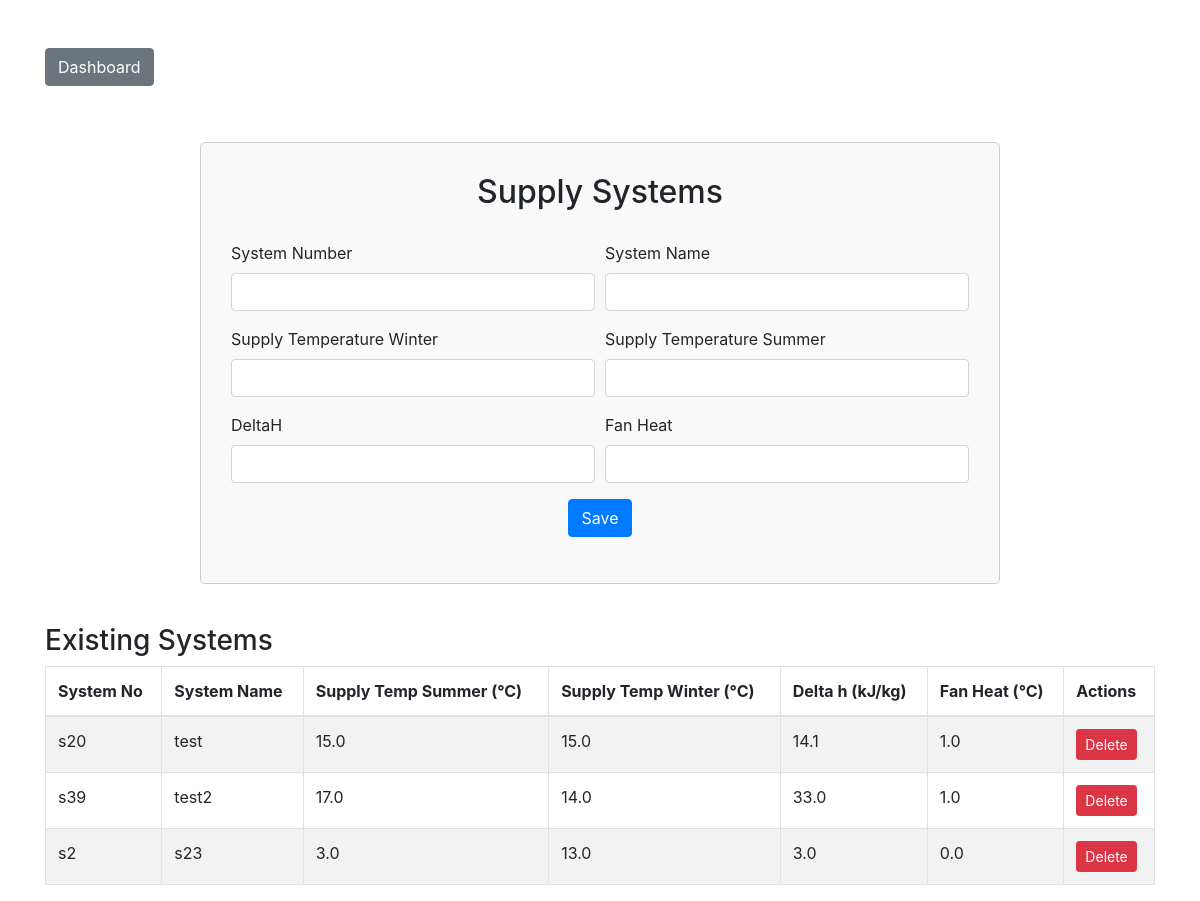
The app's page /supply_systems with its own data.
### models.py (models this page shows)
class SupplySystem(Base):
    __tablename__ = 'supply_systems'
    SupplySystemID = Column(Integer, primary_key=True)
    ProjectID = Column(Integer, ForeignKey('projects.ProjectID'))
    SystemNo = Column(String)
    SystemName = Column(String)
    TempSupplyWinter = Column(Float)
    TempSupplySummer = Column(Float)
    CoolingEnthalpy = Column(Float())
    FanHeat = Column(Float)
    project = relationship("Project", back_populates="supply_systems")
    room_supply_systems = relationship("RoomSupplySystem", back_populates="supply_system")

### main.py (the view)
@app.route('/supply_systems', methods=['GET', 'POST'])
def supply_systems():
    app.logger.info('Received request to view supply systems')
    form = SupplySystemForm()
    session_db = create_session()
    if request.method == 'POST':
        app.logger.info('POST request received')
        app.logger.info(f'Form data: {request.form}')
    if form.validate_on_submit():
        app.logger.info('Form validated successfully')
        new_system = SupplySystem(
            SystemNo=form.SystemNo.data,
            SystemName=form.SystemName.data,
            TempSupplyWinter=form.TempSupplyWinter.data,
            TempSupplySummer=form.TempSupplySummer.data,
            CoolingEnthalpy=form.CoolingEnthalpy.data,
            FanHeat=form.FanHeat.data
        )
        session_db.add(new_system)
        session_db.commit()
        app.logger.info('Supply system added successfully')
        flash('System added successfully!', 'success')
        session_db.close()
        return redirect(url_for('supply_systems'))
    else:
        app.logger.warning('Form validation failed')
        for field, errors in form.errors.items():
            for error in errors:
                flash(f"Error in {getattr(form, field).label.text}: {error}", 'error')
                app.logger.warning(f"Validation error in {field}: {error}")
    systems = session_db.query(SupplySystem).all()
    session_db.close()
    return render_template('supply_systems.html', form=form, systems=systems)

### forms.py
class SupplySystemForm(FlaskForm):
    SystemNo = StringField('System Number', validators=[InputRequired()])
    SystemName = StringField('System Name', validators=[InputRequired()])
    TempSupplyWinter = FloatField('Supply Temperature Winter', validators=[DataRequired()])
    TempSupplySummer = FloatField('Supply Temperature Summer', validators=[InputRequired()])
    CoolingEnthalpy = FloatField('DeltaH', validators=[InputRequired()])
    FanHeat = FloatField('Fan Heat', validators=[InputRequired()])
    submit = SubmitField('Save')

### data_access.py (called while the page is built)
def create_session():
    return Session()

### main.py (called while the page is built)
@app.before_request
def log_request_info():
    app.logger.debug('Headers: %s', request.headers)
    app.logger.debug('Body: %s', request.get_data())

@app.context_processor
def inject_csrf_token():
    return dict(csrf_token=generate_csrf())

### templates/supply_systems.html (shortened to what this page needs)
<!DOCTYPE html>
<html lang="en">
<head>
    <link rel="stylesheet" href="https://stackpath.bootstrapcdn.com/bootstrap/4.5.2/css/bootstrap.min.css">
</head>
<body>
<div class="container mt-5">
    <a href="{{ url_for('dashboard') }}" class="btn btn-secondary mb-3">Dashboard</a>
</div>
<div class="container">
    <div class="form-container">
        <h2 class="form-header">Supply Systems</h2>
        <form method="POST">
            <div class="form-row">
                <div class="form-group col-md-6">
                    {{ form.SystemNo.label(class="form-label") }}
                    {{ form.SystemNo(class="form-control") }}
                </div>
                <div class="form-group col-md-6">
                    {{ form.SystemName.label(class="form-label") }}
                    {{ form.SystemName(class="form-control") }}
                </div>
            </div>
            <div class="form-row">
                <div class="form-group col-md-6">
                    {{ form.TempSupplyWinter.label(class="form-label") }}
                    {{ form.TempSupplyWinter(class="form-control") }}
                </div>
                <div class="form-group col-md-6">
                    {{ form.TempSupplySummer.label(class="form-label") }}
                    {{ form.TempSupplySummer(class="form-control") }}
                </div>
            </div>
            <div class="form-row">
                <div class="form-group col-md-6">
                    {{ form.CoolingEnthalpy.label(class="form-label") }}
                    {{ form.CoolingEnthalpy(class="form-control") }}
                </div>
                <div class="form-group col-md-6">
                    {{ form.FanHeat.label(class="form-label") }}
                    {{ form.FanHeat(class="form-control", step="0.1", min="0") }}
                </div>
            </div>
            <div class="form-group text-center">
                {{ form.submit(class="btn btn-primary") }}
            </div>
        </form>
    </div>
    <div class="table-container">
        <h3>Existing Systems</h3>
        <table class="table table-bordered table-striped">
            <thead>
            <tr>
                <th>System No</th>
                <th>System Name</th>
                <th>Supply Temp Summer (°C)</th>
                <th>Supply Temp Winter (°C)</th>
                <th>Delta h (kJ/kg)</th>
                <th>Fan Heat (°C)</th>
                <th>Actions</th>
            </tr>
            </thead>
            <tbody>
            {% for system in systems %}
                <tr>
                    <td>{{ system.SystemNo }}</td>
                    <td>{{ system.SystemName }}</td>
                    <td>{{ system.TempSupplySummer }}</td>
                    <td>{{ system.TempSupplyWinter }}</td>
                    <td>{{ system.CoolingEnthalpy }}</td>
                    <td>{{ system.FanHeat }}</td>
                    <td>
                        <form action="{{ url_for('delete_system', system_id=system.SupplySystemID) }}" method="POST" style="display:inline-block;">
                            <button type="submit" class="btn btn-danger btn-sm">Delete</button>
                        </form>
                    </td>
                </tr>
            {% endfor %}
            </tbody>
        </table>
    </div>
</div>
</body>
</html>

### templates/supply_systems.html (style rules this page uses)
.form-container { max-width: 800px; margin: 40px auto; padding: 30px; border: 1px solid #ccc; border-radius: 5px; background-color: #f9f9f9; }
.form-header { margin-bottom: 30px; text-align: center; }
.table-container { margin-top: 40px; }

### records on screen
SupplySystem: SystemNo "s20", SystemName "test", TempSupplySummer "15.0", TempSupplyWinter "15.0", CoolingEnthalpy "14.1", FanHeat "1.0"
SupplySystem: SystemNo "s39", SystemName "test2", TempSupplySummer "17.0", TempSupplyWinter "14.0", CoolingEnthalpy "33.0", FanHeat "1.0"
SupplySystem: SystemNo "s2", SystemName "s23", TempSupplySummer "3.0", TempSupplyWinter "13.0", CoolingEnthalpy "3.0", FanHeat "0.0"
